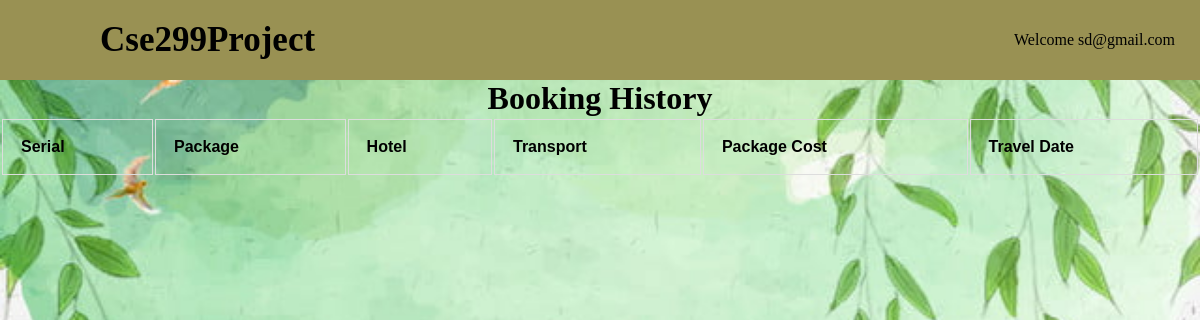
/booking_history.php (signed in), run on an earlier commit of the app's database.
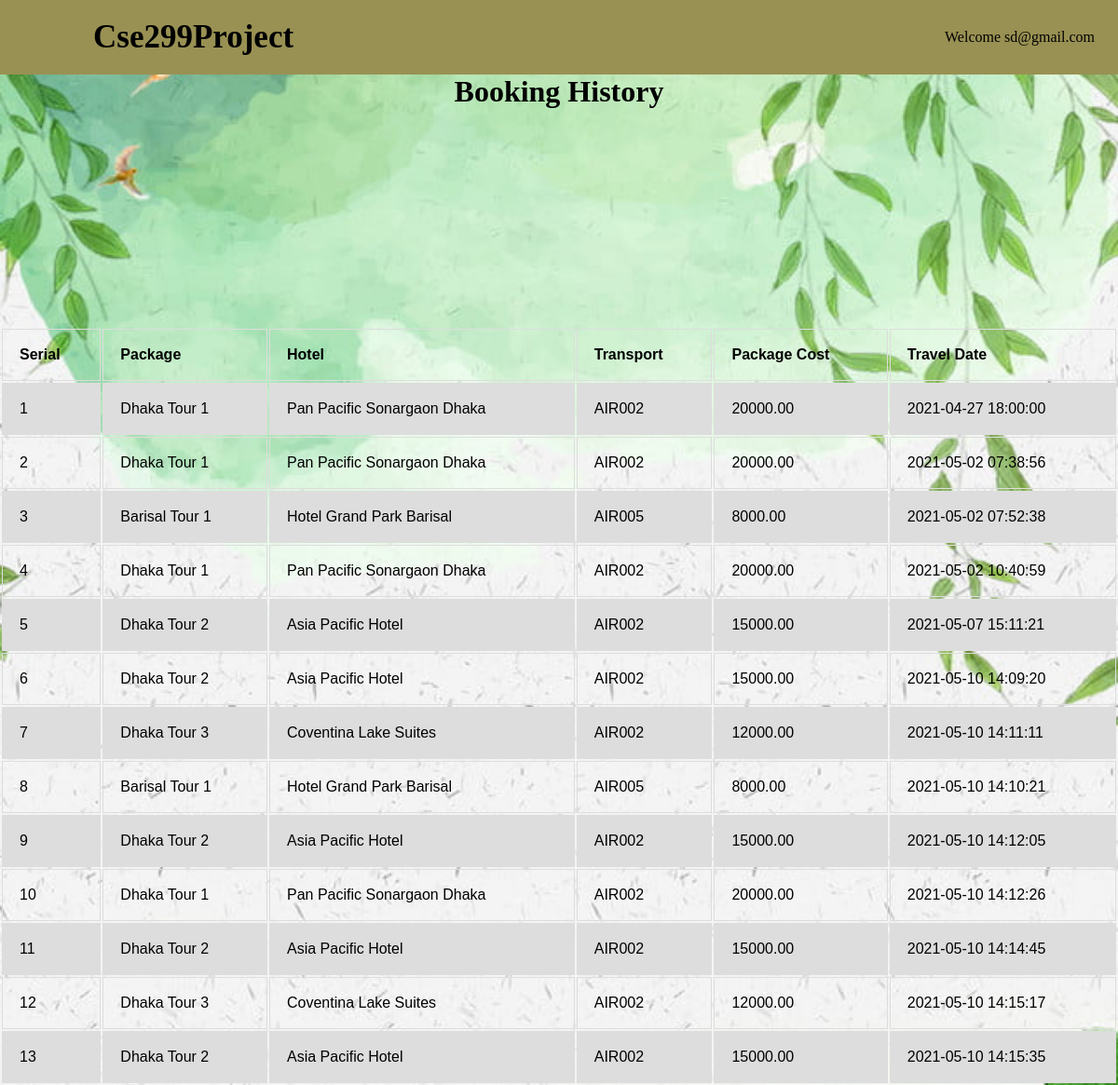
And on a later commit of the database.
### tables this page shows
CREATE TABLE `booking` (
  `booking_id` int(11) UNSIGNED NOT NULL,
  `tourist_id` smallint(4) UNSIGNED NOT NULL,
  `hotel_id` varchar(6) NOT NULL,
  `package_id` varchar(10) NOT NULL,
  `transport_id` varchar(6) DEFAULT NULL,
  `num_person` smallint(3) NOT NULL,
  `travel_date` timestamp NOT NULL DEFAULT current_timestamp() ON UPDATE current_timestamp(),
  `guide_id` smallint(4) UNSIGNED NOT NULL,
  `pm_id` varchar(1) DEFAULT NULL
);

CREATE TABLE `package` (
  `package_id` varchar(10) NOT NULL,
  `package_name` varchar(50) NOT NULL,
  `attractions` varchar(100) NOT NULL,
  `destination` varchar(40) NOT NULL,
  `duration` smallint(3) NOT NULL,
  `package_cost` decimal(10,2) NOT NULL,
  `hotel_id` varchar(6) NOT NULL,
  `city_id` varchar(3) NOT NULL,
  `guide_id` smallint(4) UNSIGNED NOT NULL,
  `package_image` varchar(1000) DEFAULT NULL
);

CREATE TABLE `hotel` (
  `hotel_id` varchar(6) NOT NULL,
  `hotel_stars` smallint(5) NOT NULL,
  `hotel_name` varchar(50) NOT NULL,
  `hotel_address` varchar(90) NOT NULL,
  `hotel_cost` decimal(10,2) NOT NULL,
  `city_id` varchar(3) NOT NULL
);

CREATE TABLE `transport` (
  `transport_id` varchar(6) NOT NULL,
  `transport_type` varchar(30) NOT NULL,
  `transport_name` varchar(60) NOT NULL,
  `to` varchar(60) NOT NULL,
  `transport_price` decimal(10,2) NOT NULL,
  `fr_om` varchar(10) DEFAULT NULL
);

### booking_history.php (the view, shortened to what this page needs)
<!DOCTYPE html>
<html lang="en" dir="ltr">
  <head>
    <link rel="stylesheet" href="hotel_booking.css">
  </head>
  <body>
    <nav>
      <li class="active">
      <label class="logo">Cse299Project</label>
      <ul>
        <li><p><?php
                      echo "Welcome " .$_SESSION["emailID"];
               ?>
            </p></li>
      </ul>
    </nav>
  <div class="feature-booking">
    <?php
    require 'connections.php';
    $useremail= $_SESSION["emailID"];
    $serial=1;
$booking_result=mysqli_query($conn, "SELECT package.package_name AS Package,hotel.hotel_name AS Hotel,transport.transport_id AS Transport,package.package_cost AS Amount,booking.travel_date
FROM booking LEFT OUTER JOIN (hotel,package,transport)
ON booking.hotel_id= hotel.hotel_id  AND booking.package_id=package.package_id AND booking.transport_id=transport.transport_id
WHERE booking.tourist_id=(SELECT tourist.tourist_id
FROM tourist
WHERE tourist.tourist_email= '$useremail')" );
      ?>
  			<h1 style="color: black; text-align: center;"><?php echo 'Booking History';?></h1>
        <table>
  				<tr>
            <th>Serial</th>
  					<th>Package</th>
            <th>Hotel</th>
            <th>Transport</th>
            <th>Package Cost</th>
            <th>Travel Date</th>
  				</tr>
<?php
if(mysqli_num_rows($booking_result) > 0)
{while ($gogo=mysqli_fetch_assoc($booking_result))
  { echo " <tr>
    <td>".$serial++."</td>
    <td>".$gogo['Package']."</td>
    <td>".$gogo['Hotel']."</td>
    <td>".$gogo['Transport']."</td>
    <td>".$gogo['Amount']."</td>
    <td>".$gogo['travel_date']."</td>
    </tr> <br> ";}}
?>
  			</table>
</div>
</body>
</html>

### hotel_booking.css (style rules this page uses)
table { font-family: arial, sans-serif; border-collapse: separate; width: 100%; }
td, th { border: 1px solid #dddddd; text-align: left; padding: 18px; }
tr:nth-child(even) { background-color: #dddddd; }
* { padding: 0; margin: 0; text-decoration: none; list-style: none; box-sizing: border-box; }
body { background-image: url("images/back3.jpg"); background-repeat: no-repeat; background-attachment: scroll; background-size: cover; height: calc(100vh-80px); min-height: 740px; font-family: montserrat; }
nav { background: #999153; height: 80px; width: 100%; }
label.logo { color: black; font-size: 35px; line-height: 80px; padding: 0 100px; font-weight: bold; }
nav ul { float: right; margin-right: 20px; }
nav ul li { display: inline-block; line-height: 80px; margin: 0 5px; }

What changed in the data, as far as the page shows it:
added booking: package.package_name "Dhaka Tour 1", hotel.hotel_name "Pan Pacific Sonargaon Dhaka", transport.transport_id "AIR002", package.package_cost "20000.00", travel_date "2021-04-27 18:00:00"
added booking: package.package_name "Dhaka Tour 1", hotel.hotel_name "Pan Pacific Sonargaon Dhaka", transport.transport_id "AIR002", package.package_cost "20000.00", travel_date "2021-05-02 07:38:56"
added booking: package.package_name "Barisal Tour 1", hotel.hotel_name "Hotel Grand Park Barisal", transport.transport_id "AIR005", package.package_cost "8000.00", travel_date "2021-05-02 07:52:38"
added booking: package.package_name "Dhaka Tour 1", hotel.hotel_name "Pan Pacific Sonargaon Dhaka", transport.transport_id "AIR002", package.package_cost "20000.00", travel_date "2021-05-02 10:40:59"
added booking: package.package_name "Dhaka Tour 2", hotel.hotel_name "Asia Pacific Hotel", transport.transport_id "AIR002", package.package_cost "15000.00", travel_date "2021-05-07 15:11:21"
added booking: package.package_name "Dhaka Tour 2", hotel.hotel_name "Asia Pacific Hotel", transport.transport_id "AIR002", package.package_cost "15000.00", travel_date "2021-05-10 14:09:20"
added booking: package.package_name "Dhaka Tour 3", hotel.hotel_name "Coventina Lake Suites", transport.transport_id "AIR002", package.package_cost "12000.00", travel_date "2021-05-10 14:11:11"
added booking: package.package_name "Barisal Tour 1", hotel.hotel_name "Hotel Grand Park Barisal", transport.transport_id "AIR005", package.package_cost "8000.00", travel_date "2021-05-10 14:10:21"
added booking: package.package_name "Dhaka Tour 2", hotel.hotel_name "Asia Pacific Hotel", transport.transport_id "AIR002", package.package_cost "15000.00", travel_date "2021-05-10 14:12:05"
added booking: package.package_name "Dhaka Tour 1", hotel.hotel_name "Pan Pacific Sonargaon Dhaka", transport.transport_id "AIR002", package.package_cost "20000.00", travel_date "2021-05-10 14:12:26"
added booking: package.package_name "Dhaka Tour 2", hotel.hotel_name "Asia Pacific Hotel", transport.transport_id "AIR002", package.package_cost "15000.00", travel_date "2021-05-10 14:14:45"
added booking: package.package_name "Dhaka Tour 3", hotel.hotel_name "Coventina Lake Suites", transport.transport_id "AIR002", package.package_cost "12000.00", travel_date "2021-05-10 14:15:17"
added booking: package.package_name "Dhaka Tour 2", hotel.hotel_name "Asia Pacific Hotel", transport.transport_id "AIR002", package.package_cost "15000.00", travel_date "2021-05-10 14:15:35"
